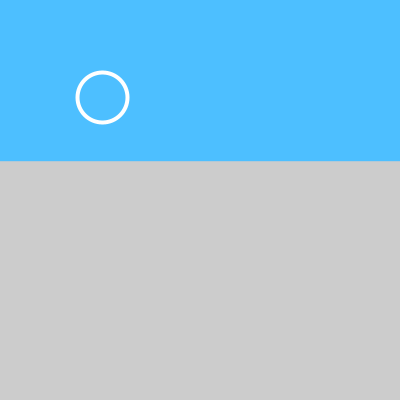
Frame 1 (no input)
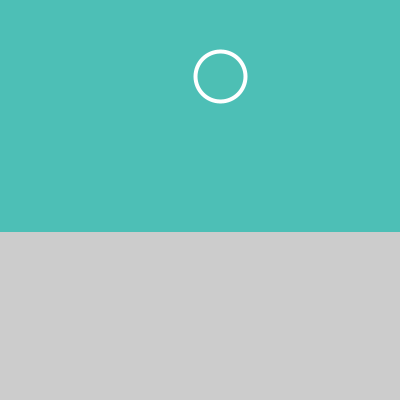
Frame 60 (the mouse pressed at the canvas centre just before this capture)
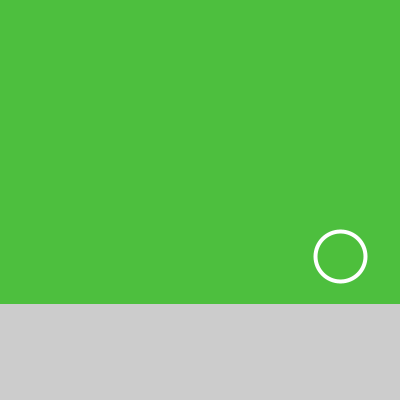
Frame 120 (the mouse held since frame 60 and released just before this capture)

The Processing sketch that drew these frames (run headless with seeded random() and noise(); from frame 60 on, the mouse is pressed at the canvas centre):

// Processing sketch: processing_88901
// ── processing_88901.pde

/* shirley wang homework 6
      copyright sijia wang 2013 */
      
float rx, ry, rwd, rht, rySpeed;
float ex, ey, eSize, exSpeed, eySpeed;

void setup ( ) {
  
    size ( 400, 400 );
    
    rx= width;
    ry= 400;
    rySpeed= 3;   
    
    ex = 100;
    ey = 100;
    eSize = 50;
    exSpeed = 2;
    eySpeed = -3;
  
}

void draw ( ) {

  smooth ( );
  
  wrapRectangle ( );
  drawRectangle ( 0, 0);
  
  moveImage ( );
  drawImage ( 0, 0 );
  
}


void wrapRectangle ( ) {
  
  ry = ry + rySpeed;
  if ( ry > height * 2.5 ) {
   ry = 0; } 
 
   else if (ry < 0 ) {
     rySpeed = -rySpeed;   } 
}

void drawRectangle ( float x, float y ) {
 pushMatrix ( );
  noStroke ( );
  fill ( 77, 191, width - ex );
  rect ( 0, 0, rx, ry * .4 );  
 
 popMatrix ( );
 
} 


void moveImage ( ) {
  
  ex= ex + exSpeed;
  
  if (( ex > width * .9) || ( ex < 0 )) {
    exSpeed = -exSpeed;
  }
  
  ey = ey + eySpeed;
   if (( ey > height * .9 ) || ( ey < 0 )) {
    eySpeed= -eySpeed;
  }
}


void drawImage ( float a, float b) {
 pushMatrix ( ); 
  fill ( 77, 191, width - ex );
     stroke ( 255, 255, 255 );
     strokeWeight ( 4 );
     ellipse ( ex , ey , eSize, eSize); 
  popMatrix ( );
} 

void keyPressed () {
 
    if ( key == 'a' ) {
    eSize = eSize + 10;
  }
    else if ( key == 's' ) {
    eSize = eSize - 10; } 

}
